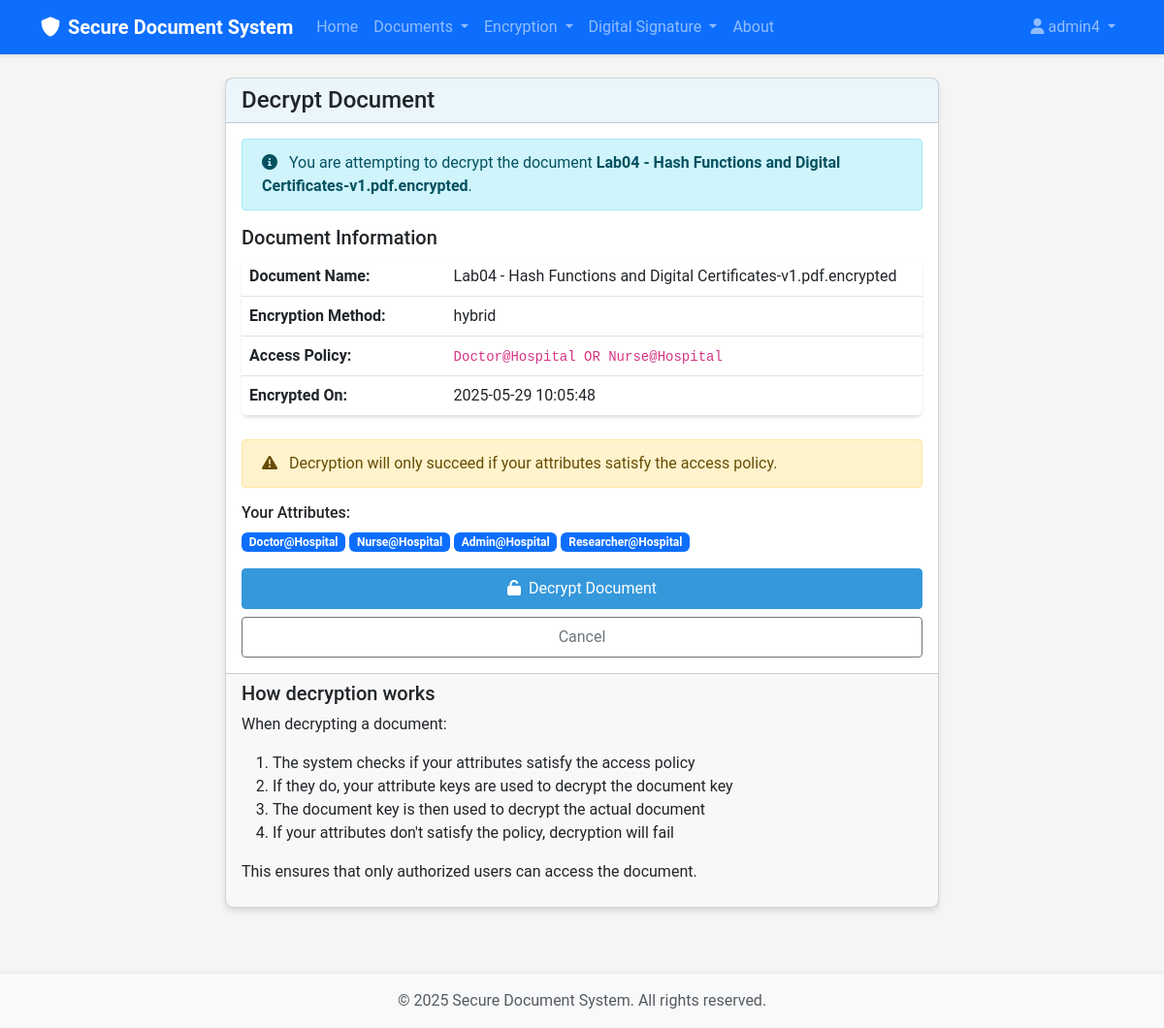
The page /encryption/decrypt/23 (signed in) on the database its author committed.
### src/models/user.py (models this page shows, shortened)
class User(UserMixin, db.Model):
    id = db.Column(db.Integer, primary_key=True)
    username = db.Column(db.String(64), index=True, unique=True)
    email = db.Column(db.String(120), index=True, unique=True)
    password = db.Column(db.String(128))
    role = db.Column(db.String(20), default='reader')  # 'data_owner', 'reader', 'authority'
    created_at = db.Column(db.DateTime, default=datetime.utcnow)
    public_key = db.Column(db.Text)
    private_key_encrypted = db.Column(db.Text)
    documents = db.relationship('Document', foreign_keys='Document.user_id', backref='owner', lazy='dynamic')
    attributes = db.relationship('Attribute', secondary=user_attributes,
                                backref=db.backref('users', lazy='dynamic'))

class Attribute(db.Model):
    id = db.Column(db.Integer, primary_key=True)
    name = db.Column(db.String(64), index=True)
    authority_name = db.Column(db.String(64), index=True)
    description = db.Column(db.String(256))
    __table_args__ = (db.UniqueConstraint('name', 'authority_name', name='_name_authority_uc'),)

### src/models/document.py (models this page shows, shortened)
class Document(db.Model):
    id = db.Column(db.Integer, primary_key=True)
    filename = db.Column(db.String(256), nullable=False)
    original_filename = db.Column(db.String(256), nullable=False)
    file_type = db.Column(db.String(64))
    file_size = db.Column(db.Integer)  # Size in bytes
    doc_type = db.Column(db.String(20))  # 'original', 'encrypted', 'signed'
    encryption_method = db.Column(db.String(20), nullable=True)  # 'maabe', 'hybrid', None
    access_policy = db.Column(db.Text, nullable=True)
    is_signed = db.Column(db.Boolean, default=False)
    signature_file = db.Column(db.String(256), nullable=True)
    signer_id = db.Column(db.Integer, db.ForeignKey('user.id'), nullable=True)
    user_id = db.Column(db.Integer, db.ForeignKey('user.id'), nullable=False)
    parent_id = db.Column(db.Integer, db.ForeignKey('document.id'), nullable=True)
    children = db.relationship('Document',
                              backref=db.backref('parent', remote_side=[id]),
                              foreign_keys=[parent_id])
    signer = db.relationship('User', foreign_keys=[signer_id], backref='signed_documents')
    created_at = db.Column(db.DateTime, default=datetime.utcnow)
    updated_at = db.Column(db.DateTime, default=datetime.utcnow, onupdate=datetime.utcnow)

### src/routes/encryption.py (the view, shortened to what this page needs)
@encryption_bp.route('/decrypt/<int:document_id>', methods=['GET', 'POST'])
@login_required
def decrypt(document_id):
    document = Document.query.get_or_404(document_id)
    if document.doc_type != 'encrypted':
        flash('Document is not encrypted', 'danger')
        return redirect(url_for('document.list'))
    return render_template('encryption/decrypt.html', title='Decrypt Document',
                          document=document)

### templates/encryption/decrypt.html (shortened to what this page needs)
{% extends "base.html" %}
{% block content %}
<div class="row justify-content-center">
    <div class="col-md-8">
        <div class="card">
            <div class="card-header">
                <h4 class="mb-0">Decrypt Document</h4>
            </div>
            <div class="card-body">
                <div class="alert alert-info">
                    <i class="fas fa-info-circle me-2"></i> You are attempting to decrypt the document <strong>{{ document.original_filename }}</strong>.
                </div>
                <div class="mb-4">
                    <h5>Document Information</h5>
                    <table class="table">
                        <tr>
                            <th style="width: 30%">Document Name:</th>
                            <td>{{ document.original_filename }}</td>
                        </tr>
                        <tr>
                            <th>Encryption Method:</th>
                            <td>{{ document.encryption_method }}</td>
                        </tr>
                        <tr>
                            <th>Access Policy:</th>
                            <td><code>{{ document.access_policy }}</code></td>
                        </tr>
                        <tr>
                            <th>Encrypted On:</th>
                            <td>{{ document.created_at.strftime('%Y-%m-%d %H:%M:%S') }}</td>
                        </tr>
                    </table>
                </div>
                <form method="POST" action="{{ url_for('encryption.decrypt', document_id=document.id) }}">
                    <div class="alert alert-warning">
                        <i class="fas fa-exclamation-triangle me-2"></i> Decryption will only succeed if your attributes satisfy the access policy.
                    </div>
                    <div class="mb-3">
                        <h6>Your Attributes:</h6>
                        <div>
                            {% for attribute in current_user.attributes %}
                                <span class="badge bg-primary">{{ attribute.name }}@{{ attribute.authority_name }}</span>
                            {% endfor %}
                        </div>
                    </div>
                    <div class="d-grid gap-2">
                        <button type="submit" class="btn btn-primary">
                            <i class="fas fa-unlock me-1"></i> Decrypt Document
                        </button>
                        <a href="{{ url_for('document.list') }}" class="btn btn-outline-secondary">Cancel</a>
                    </div>
                </form>
            </div>
            <div class="card-footer">
                <h5>How decryption works</h5>
                <p>When decrypting a document:</p>
                <ol>
                    <li>The system checks if your attributes satisfy the access policy</li>
                    <li>If they do, your attribute keys are used to decrypt the document key</li>
                    <li>The document key is then used to decrypt the actual document</li>
                    <li>If your attributes don't satisfy the policy, decryption will fail</li>
                </ol>
                <p>This ensures that only authorized users can access the document.</p>
            </div>
        </div>
    </div>
</div>
{% endblock %}

### templates/base.html (shortened to what this page needs)
<!DOCTYPE html>
<html lang="en">
<head>
    <link href="https://cdn.jsdelivr.net/npm/bootstrap@5.3.0-alpha1/dist/css/bootstrap.min.css" rel="stylesheet">
    <link rel="stylesheet" href="https://cdnjs.cloudflare.com/ajax/libs/font-awesome/6.0.0/css/all.min.css">
    <link rel="stylesheet" href="{{ url_for('static', filename='css/style.css') }}">
</head>
<body>
    <nav class="navbar navbar-expand-lg navbar-dark bg-primary">
        <div class="container">
            <a class="navbar-brand" href="{{ url_for('index') }}">
                <i class="fas fa-shield-alt me-2"></i>Secure Document System
            </a>
            <div class="collapse navbar-collapse" id="navbarNav">
                <ul class="navbar-nav me-auto">
                    <li class="nav-item">
                        <a class="nav-link" href="{{ url_for('index') }}">Home</a>
                    </li>
                    {% if current_user.is_authenticated %}
                        <li class="nav-item dropdown">
                            <a class="nav-link dropdown-toggle" href="#" id="documentsDropdown" role="button" data-bs-toggle="dropdown">
                                Documents
                            </a>
                        </li>
                        <li class="nav-item dropdown">
                            <a class="nav-link dropdown-toggle" href="#" id="encryptionDropdown" role="button" data-bs-toggle="dropdown">
                                Encryption
                            </a>
                        </li>
                        <li class="nav-item dropdown">
                            <a class="nav-link dropdown-toggle" href="#" id="signatureDropdown" role="button" data-bs-toggle="dropdown">
                                Digital Signature
                            </a>
                        </li>
                    {% endif %}
                    <li class="nav-item">
                        <a class="nav-link" href="{{ url_for('about') }}">About</a>
                    </li>
                </ul>
                <ul class="navbar-nav">
                    {% if current_user.is_authenticated %}
                        <li class="nav-item dropdown">
                            <a class="nav-link dropdown-toggle" href="#" id="userDropdown" role="button" data-bs-toggle="dropdown">
                                <i class="fas fa-user me-1"></i>{{ current_user.username }}
                            </a>
                        </li>
                    {% endif %}
                </ul>
            </div>
        </div>
    </nav>
    <div class="container mt-4">
        {% block content %}{% endblock %}
    </div>
    <footer class="footer mt-5 py-3 bg-light">
        <div class="container text-center">
            <span class="text-muted">© 2025 Secure Document System. All rights reserved.</span>
        </div>
    </footer>
</body>
</html>

### static/css/style.css (style rules this page uses)
:root { --primary-color: #3498db; --secondary-color: #2ecc71; --background-color: #f5f5f5; --text-color: #333333; --danger-color: #e74c3c; --success-color: #27ae60; }
body { font-family: 'Roboto', 'Open Sans', sans-serif; background-color: var(--background-color); color: var(--text-color); min-height: 100vh; display: flex; flex-direction: column; }
.navbar { box-shadow: 0 2px 4px rgba(0, 0, 0, 0.1); }
.navbar-brand { font-weight: bold; }
.footer { margin-top: auto; box-shadow: 0 -2px 4px rgba(0, 0, 0, 0.05); }
.card { border-radius: 8px; box-shadow: 0 4px 6px rgba(0, 0, 0, 0.1); transition: transform 0.3s ease, box-shadow 0.3s ease; margin-bottom: 20px; }
.card-header { font-weight: bold; background-color: rgba(52, 152, 219, 0.1); }
.btn { border-radius: 4px; padding: 8px 16px; transition: all 0.3s ease; }
.btn-primary { background-color: var(--primary-color); border-color: var(--primary-color); }
.alert { border-radius: 4px; padding: 12px 20px; }
.table { box-shadow: 0 2px 3px rgba(0, 0, 0, 0.1); border-radius: 8px; overflow: hidden; }

### rows shown on the page
User: username "admin4"
Document: original_filename "Lab04 - Hash Functions and Digital Certificates-v1.pdf.encrypted", encryption_method "hybrid", access_policy "Doctor@Hospital OR Nurse@Hospital", created_at "2025-05-29 10:05:48"
Attribute: name "Doctor", authority_name "Hospital"
Attribute: name "Nurse", authority_name "Hospital"
Attribute: name "Admin", authority_name "Hospital"
Attribute: name "Researcher", authority_name "Hospital"
